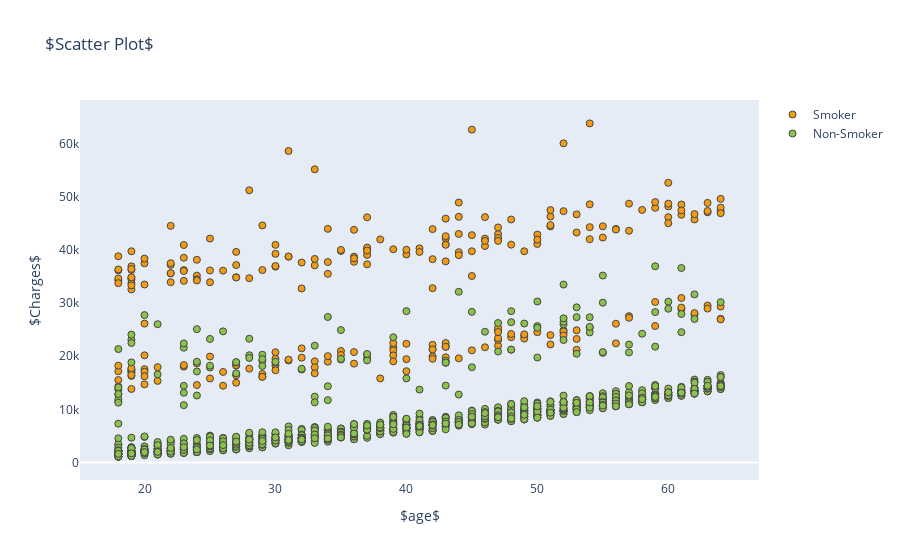

The notebook cell this image was saved under:
### Code cell
# trace0 will capture all smokers
trace0 = go.Scatter(
x = insurance[insurance.smoker=='yes'].age,
y = insurance[insurance.smoker=='yes'].charges,
mode = 'markers',
name = 'Smoker',
marker = dict(size = 7, color = '#F39C12',symbol = 'circle',line = dict(width = 1))
)
# trace1 will capture all non-smokers
trace1 = go.Scatter(
x = insurance[insurance.smoker=='no'].age,
y = insurance[insurance.smoker=='no'].charges,
mode = 'markers',
name = 'Non-Smoker',
marker = dict(size = 7, color = '#8BC34A',symbol = 'circle',line = dict(width = 1))
)
layout = go.Layout(
title = '$Scatter Plot$', # Title
xaxis = dict(title = '$age$',showgrid=False,showline=False), # x-axis label
yaxis = dict(title = '$Charges$',showgrid=False,showline=False), # y-axis label
)
data = [trace0, trace1]
fig = go.Figure(data=data,layout=layout)
iplot(fig)

### Figure 1 — Plotly figure (JSON) as saved in the notebook; plotly's stock layout.template omitted (floating-point values rounded to 4 significant figures; data arrays with more than 128 entries replaced by an {"elided": "..."} marker saying what was removed)
{"data": [{"marker": {"color": "#F39C12", "line": {"width": 1}, "size": 7, "symbol": "circle"}, "mode": "markers", "name": "Smoker", "type": "scatter", "x": {"elided": "274 int values"}, "y": {"elided": "274 float values"}}, {"marker": {"color": "#8BC34A", "line": {"width": 1}, "size": 7, "symbol": "circle"}, "mode": "markers", "name": "Non-Smoker", "type": "scatter", "x": {"elided": "1064 int values"}, "y": {"elided": "1064 float values"}}], "layout": {"title": {"text": "$Scatter Plot$"}, "xaxis": {"showgrid": false, "showline": false, "title": {"text": "$age$"}}, "yaxis": {"showgrid": false, "showline": false, "title": {"text": "$Charges$"}}}}
